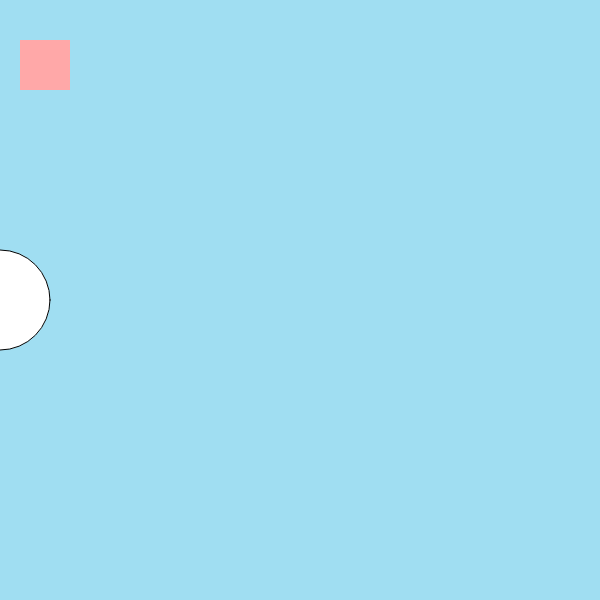
Frame 1 (no input)
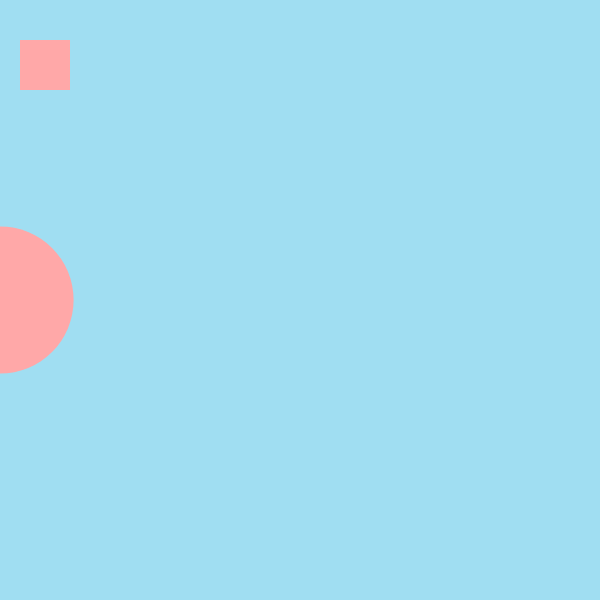
Frame 60 (no input)
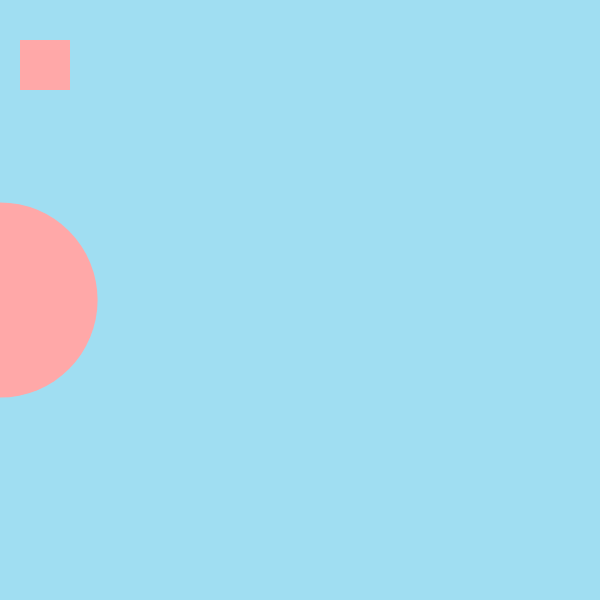
Frame 120 (the mouse pressed at the canvas centre since frame 60)

The p5.js sketch that drew these frames (run headless with seeded random() and noise() and a simulated clock; from frame 60 on, the mouse is pressed at the canvas centre):

// p5.js sketch
// ── sketch.js
function setup() {
  createCanvas(600, 600);
  background (247,247,247)
}
let dia =100
function draw() {
  background(160, 222, 242);
  circle(0, height/2, dia)
  dia=dia+0.8
  fill(255, 168, 168)
  noStroke()
  rect(20,40,50)
  
}

function mousePressed (){
  //start stop animation loop
  if (isLooping()){
    noLoop() 
  }else {
    loop()
  }
}
  
